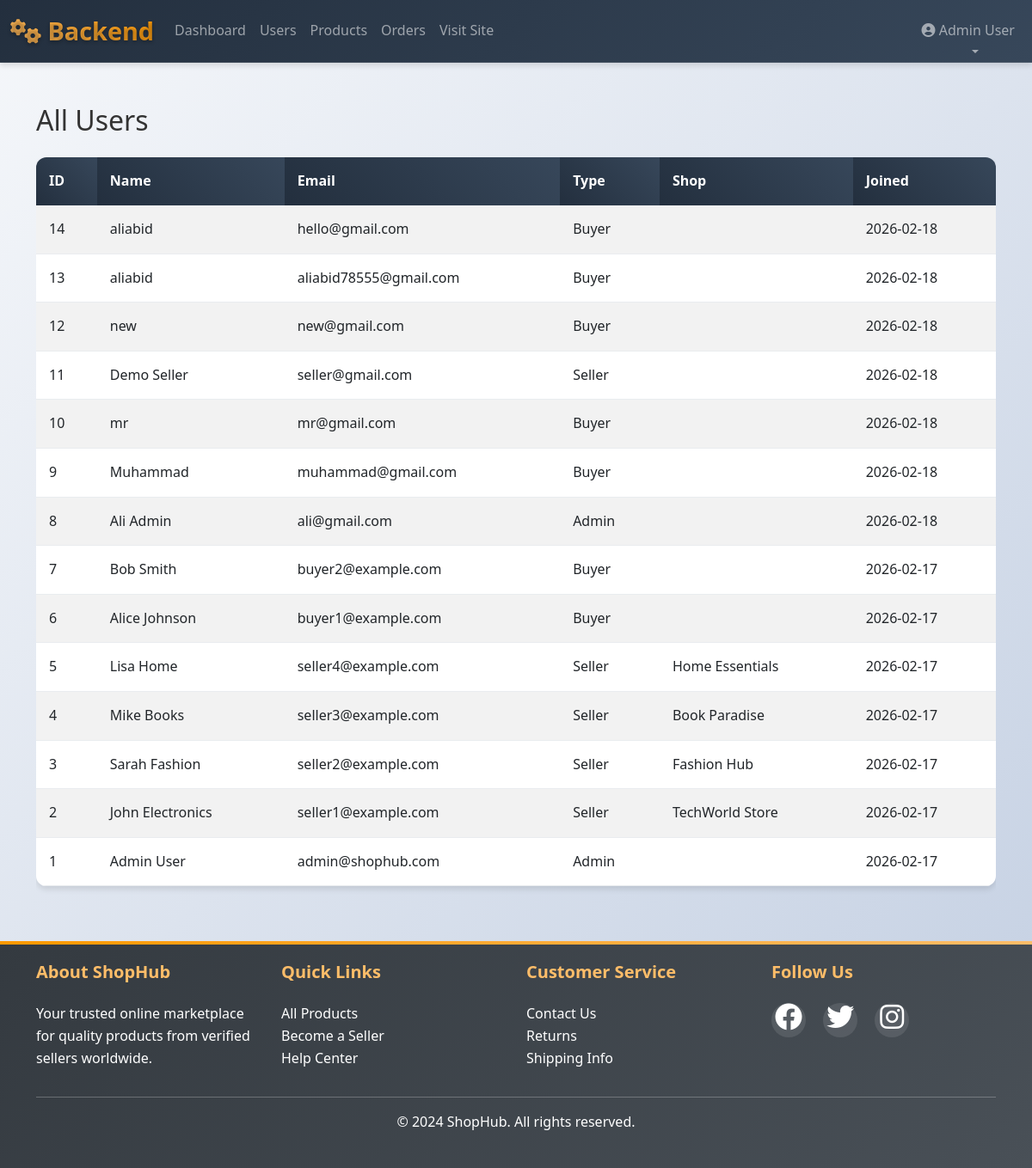
Before: /admin/users.php (signed in) with the older database file.
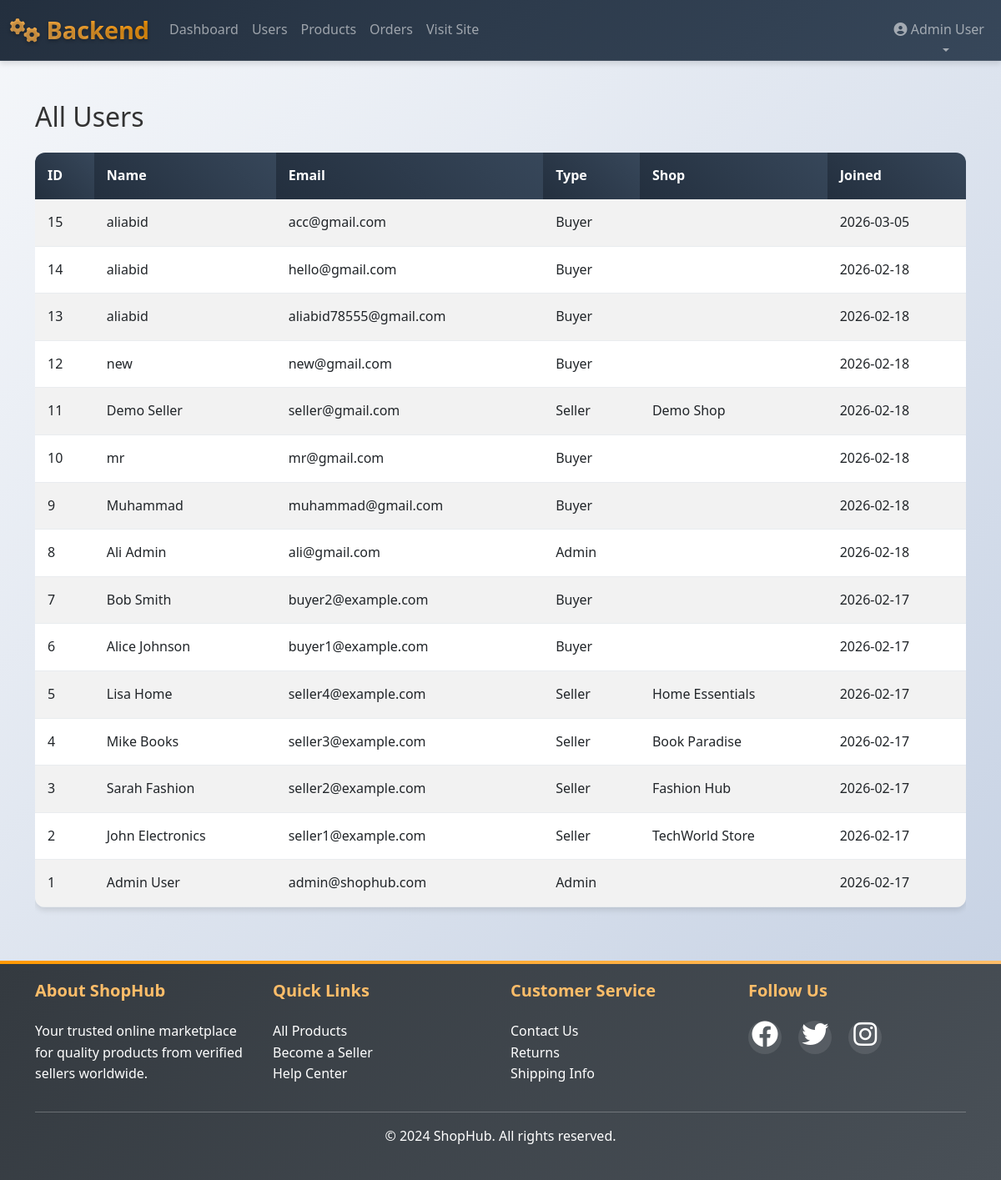
After: the same page with the newer database file.
### tables this page shows
CREATE TABLE `users` (
  `id` int(11) NOT NULL,
  `email` varchar(255) NOT NULL,
  `password` varchar(255) NOT NULL,
  `full_name` varchar(255) NOT NULL,
  `user_type` enum('buyer','seller','admin') DEFAULT 'buyer',
  `shop_name` varchar(255) DEFAULT NULL,
  `phone` varchar(20) DEFAULT NULL,
  `address` text DEFAULT NULL,
  `created_at` timestamp NOT NULL DEFAULT current_timestamp()
);

### admin/users.php (the view, shortened to what this page needs)
<?php
require_once '../config/database.php';
$users = $pdo->query("SELECT id, full_name, email, user_type, shop_name, created_at FROM users ORDER BY id DESC")->fetchAll();
?>
<!DOCTYPE html>
<html lang="en">
<head>
    <link href="https://cdn.jsdelivr.net/npm/bootstrap@5.3.0/dist/css/bootstrap.min.css" rel="stylesheet">
    <link rel="stylesheet" href="https://cdnjs.cloudflare.com/ajax/libs/font-awesome/6.4.0/css/all.min.css">
    <link rel="stylesheet" href="../assets/css/style.css">
</head>
<body>
    <?php include '../includes/backend-header.php'; ?>
    <div class="container my-5">
        <h2 class="mb-4">All Users</h2>
        <div class="table-responsive">
            <table class="table table-striped">
                <thead>
                    <tr><th>ID</th><th>Name</th><th>Email</th><th>Type</th><th>Shop</th><th>Joined</th></tr>
                </thead>
                <tbody>
                <?php foreach($users as $u): ?>
                <tr>
                    <td><?= $u['id'] ?></td>
                    <td><?= htmlspecialchars($u['full_name']) ?></td>
                    <td><?= htmlspecialchars($u['email']) ?></td>
                    <td><?= ucfirst($u['user_type']) ?></td>
                    <td><?= htmlspecialchars($u['shop_name'] ?? '') ?></td>
                    <td><?= date('Y-m-d', strtotime($u['created_at'])) ?></td>
                </tr>
                <?php endforeach; ?>
                </tbody>
            </table>
        </div>
    </div>
    <?php include '../includes/footer.php'; ?>
</body>
</body>
</html>
</body>
</html>

Changed rows visible on the page:
added users: id "15", full_name "aliabid", email "acc@gmail.com", user_type "Buyer", created_at "2026-03-05"
changed users "Demo Seller": shop_name (not shown) → "Demo Shop"
